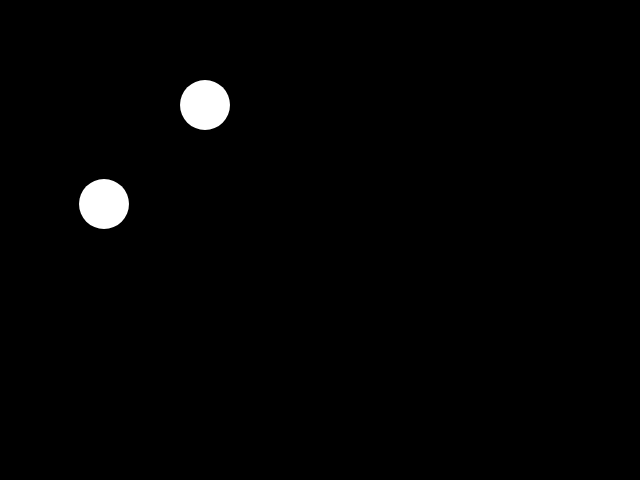
Frame 1 (no input)
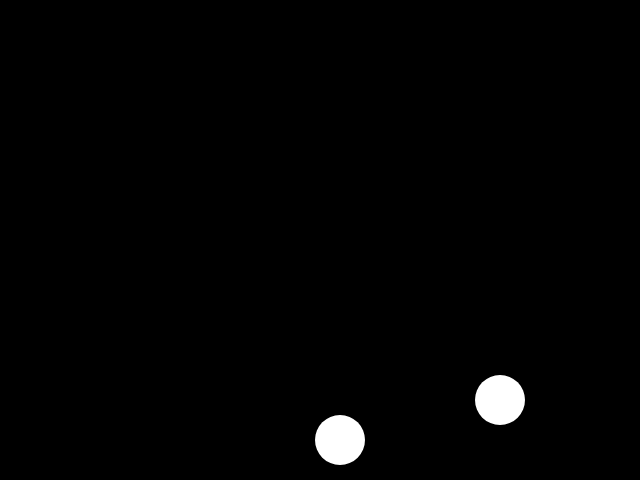
Frame 60 (no input)
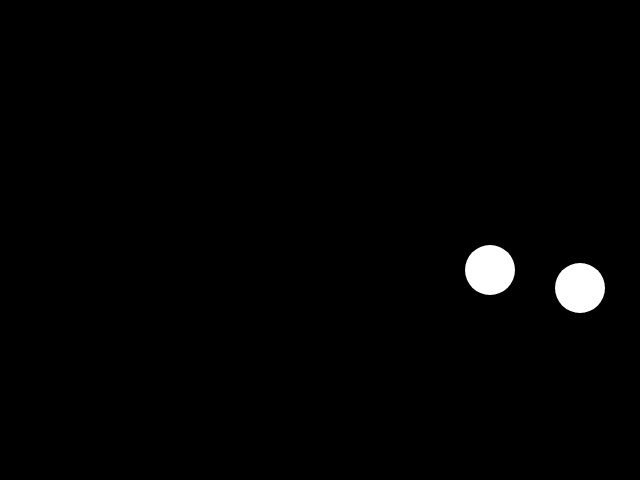
Frame 120 (the mouse pressed at the canvas centre since frame 60)

The p5.js sketch that drew these frames (run headless with seeded random() and noise() and a simulated clock; from frame 60 on, the mouse is pressed at the canvas centre):

// p5.js sketch
// ── sketch.js
var ballX = 200;
var ballY = 100;
var ballSpeedX = 5;
var ballSpeedY = 5;
var ballA = 100;
var ballB = 200;
var ballSpeedA = 4;
var ballSpeedB = 4;

function setup() {
	// create a place to draw
	createCanvas(640, 480);
	noStroke();
	// noLoop();
}

function draw() {
	// clear the background
	background(0, 0, 0);

	// change position
	ballX = ballX + ballSpeedX;
	ballY = ballY + ballSpeedY;
	ballA = ballA + ballSpeedA;
	ballB = ballB + ballSpeedB;

	// right
	if (ballX > 640) {
		ballSpeedX = -ballSpeedX;
	}
	if (ballA > 640) {
		ballSpeedA = -ballSpeedA;
	}
	//bottom
	if (ballY > 480) {
		ballSpeedY = -ballSpeedY;
	}
	if (ballB > 480) {
		ballSpeedB = -ballSpeedB;
	}
	// left
	if (ballX < 0) {
		ballSpeedX = -ballSpeedX;
	}
	if (ballA < 0) {
		ballSpeedA = -ballSpeedA;
	}
	// top
	if (ballY < 0) {
		ballSpeedY = -ballSpeedY;
	}
	if (ballB < 0) {
		ballSpeedB = -ballSpeedB;
	}

	// set a fill color
	fill(255, 255, 255);

	// draw the ellipse
	ellipse(ballX, ballY, 50, 50);
	ellipse(ballA, ballB, 50, 50);

}
